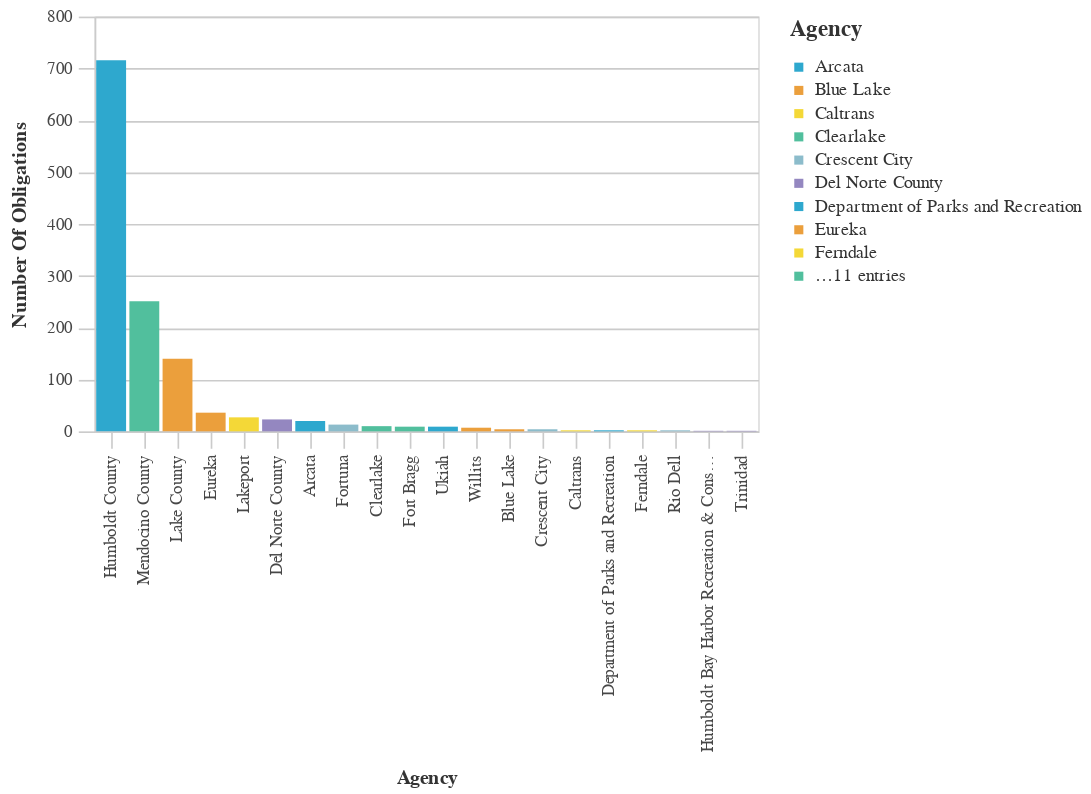

The code cell stored with this chart in its notebook:
### Markdown cell above
### Agencies With The Most Obligations

### Code cell
#Bar chart Agencies With The Most Obligations
chart_df = (df_top>>filter(_.variable=='primary_agency_name')).rename(columns={"value":"Agency",
                                 "count":"Number of Obligations"})
chart2 = (_dla_utils_reports.basic_bar_chart_no_save(chart_df, 'Agency', 'Number of Obligations', 'Agency', district))
    

display(chart2)

### Figure 1 — Vega-Lite specification as saved in the notebook (floating-point values rounded to 4 significant figures)
{"config": {"view": {"continuousWidth": 400, "continuousHeight": 300}, "axis": {"domainColor": "#cbcbcb", "grid": true, "gridColor": "#cbcbcb", "gridWidth": 1, "labelColor": "#474747", "labelFont": "Nunito Sans", "labelFontSize": 10, "labelPadding": 4, "tickColor": "#cbcbcb", "tickSize": 10, "titleColor": "#333", "titleFont": "Raleway", "titleFontSize": 12, "titlePadding": 10}, "axisBand": {"grid": false}, "background": "white", "font": "Raleway", "header": {"labelFont": "Nunito Sans", "titleFont": "Raleway"}, "legend": {"labelColor": "#333", "labelFont": "Nunito Sans", "labelFontSize": 11, "labelLimit": 0, "padding": 1, "symbolSize": 30, "symbolType": "square", "titleColor": "#333", "titleFont": "Raleway", "titleFontSize": 14, "titlePadding": 10}, "title": {"anchor": "middle", "font": "Raleway", "fontSize": 18, "fontWeight": 300, "offset": 20}}, "data": {"name": "data-f0649c5f1a03ba51edae83ff96b1c01d"}, "mark": "bar", "encoding": {"color": {"field": "Agency", "legend": {"symbolLimit": 10, "title": "Agency"}, "scale": {"range": ["#2EA8CE", "#EB9F3C", "#F4D837", "#51BF9D", "#8CBCCB", "#9487C0"]}, "type": "nominal"}, "tooltip": [{"field": "Agency", "type": "nominal"}, {"field": "Number of Obligations", "type": "quantitative"}], "x": {"field": "Agency", "sort": "-y", "title": "Agency", "type": "nominal"}, "y": {"field": "Number of Obligations", "title": "Number Of Obligations", "type": "quantitative"}}, "height": 250, "width": 400, "$schema": "https://vega.github.io/schema/vega-lite/v4.17.0.json", "datasets": {"data-f0649c5f1a03ba51edae83ff96b1c01d": [{"Agency": "Humboldt County", "Number of Obligations": 716, "variable": "primary_agency_name"}, {"Agency": "Mendocino County", "Number of Obligations": 251, "variable": "primary_agency_name"}, {"Agency": "Lake County", "Number of Obligations": 140, "variable": "primary_agency_name"}, {"Agency": "Eureka", "Number of Obligations": 36, "variable": "primary_agency_name"}, {"Agency": "Lakeport", "Number of Obligations": 27, "variable": "primary_agency_name"}, {"Agency": "Del Norte County", "Number of Obligations": 23, "variable": "primary_agency_name"}, {"Agency": "Arcata", "Number of Obligations": 20, "variable": "primary_agency_name"}, {"Agency": "Fortuna", "Number of Obligations": 13, "variable": "primary_agency_name"}, {"Agency": "Clearlake", "Number of Obligations": 10, "variable": "primary_agency_name"}, {"Agency": "Fort Bragg", "Number of Obligations": 9, "variable": "primary_agency_name"}, {"Agency": "Ukiah", "Number of Obligations": 9, "variable": "primary_agency_name"}, {"Agency": "Willits", "Number of Obligations": 7, "variable": "primary_agency_name"}, {"Agency": "Blue Lake", "Number of Obligations": 4, "variable": "primary_agency_name"}, {"Agency": "Crescent City", "Number of Obligations": 4, "variable": "primary_agency_name"}, {"Agency": "Caltrans", "Number of Obligations": 2, "variable": "primary_agency_name"}, {"Agency": "Department of Parks and Recreation", "Number of Obligations": 2, "variable": "primary_agency_name"}, {"Agency": "Ferndale", "Number of Obligations": 2, "variable": "primary_agency_name"}, {"Agency": "Rio Dell", "Number of Obligations": 2, "variable": "primary_agency_name"}, {"Agency": "Humboldt Bay Harbor Recreation & Conservation District", "Number of Obligations": 1, "variable": "primary_agency_name"}, {"Agency": "Trinidad", "Number of Obligations": 1, "variable": "primary_agency_name"}]}}
